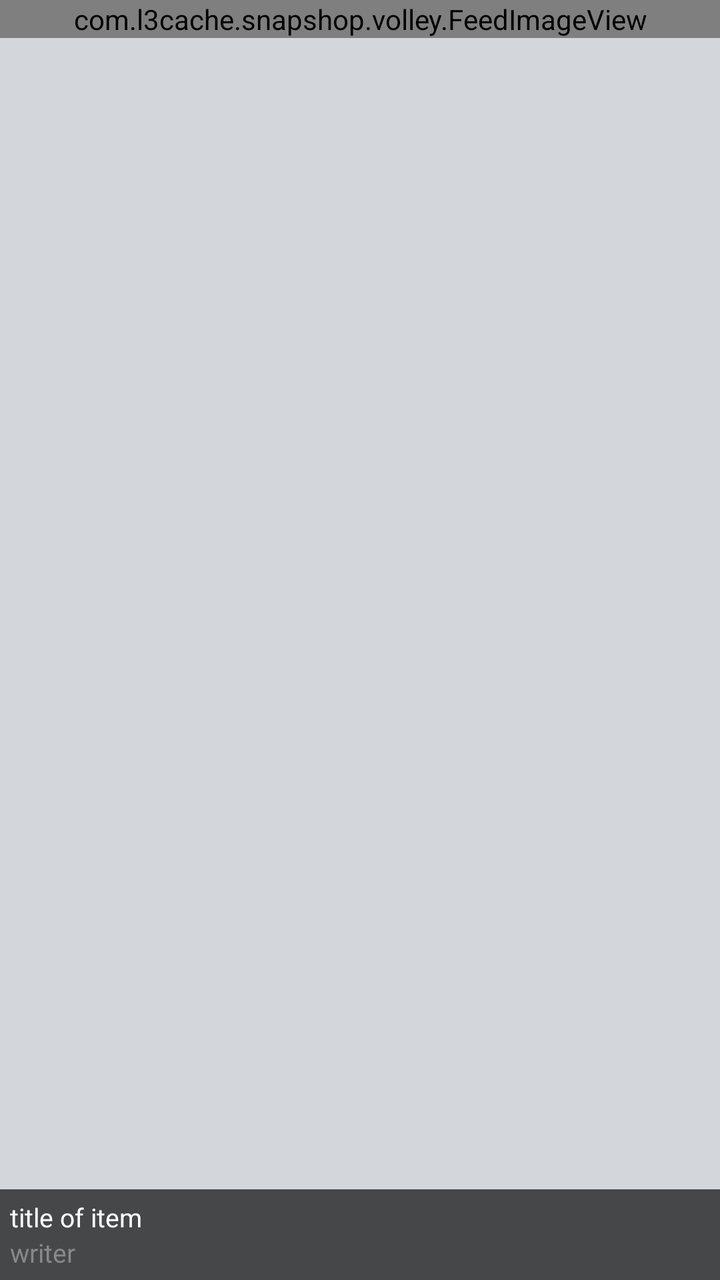
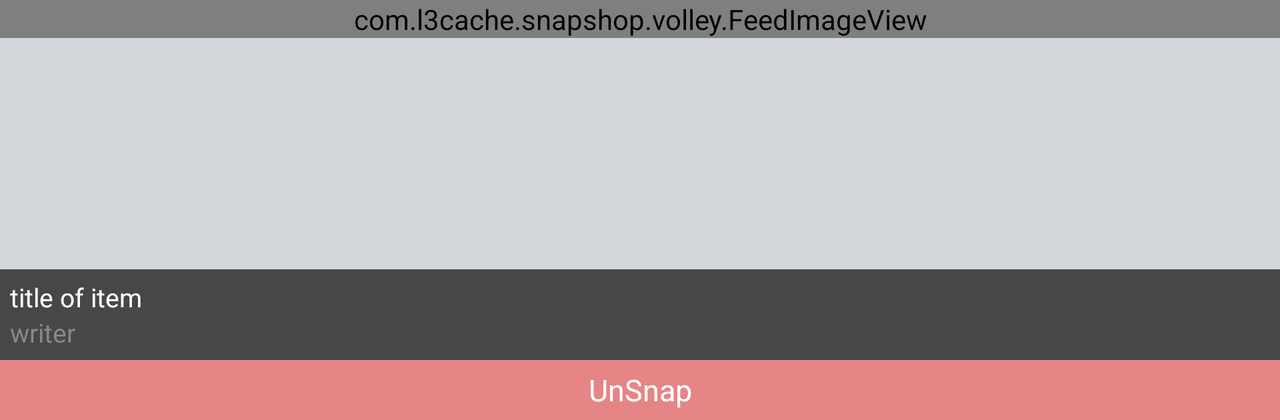

An Android layout and its configuration variant, each rendered on a device that would load it. The default file and the variant file are quoted in full after the pictures.
<!-- AndroidManifest.xml: application theme SnapActionBarTheme -->
<!-- res/layout/my_snaps_volley_list_row.xml -->
<?xml version="1.0" encoding="utf-8"?>
<RelativeLayout xmlns:android="http://schemas.android.com/apk/res/android"
    android:layout_width="match_parent"
    android:layout_height="wrap_content"
    android:background="@color/feed_bg"
    android:orientation="vertical" >
 

    <LinearLayout
        android:id="@+id/my_snap_image_container"
        android:layout_width="match_parent"
        android:layout_height="match_parent"
        android:background="@drawable/bg_parent_rounded_corner"
        android:orientation="vertical" >

        <com.l3cache.snapshop.volley.FeedImageView
            android:id="@+id/my_snap_image_view"
            android:layout_width="match_parent"
            android:layout_height="wrap_content"
            android:background="@drawable/newsfeed_feedimage"
            android:paddingLeft="1dp"
            android:paddingRight="1dp"
            android:scaleType="fitXY" />

    </LinearLayout>

    <LinearLayout
        android:id="@+id/my_snaps_text_container"
        android:layout_width="match_parent"
        android:layout_height="wrap_content"
        android:layout_alignParentBottom="true"
        android:background="#AA000000"
        android:orientation="vertical"
        android:padding="5dp" >

        <TextView
            android:id="@+id/my_snap_title_text_view"
            android:layout_width="fill_parent"
            android:layout_height="wrap_content"
            android:lines="1"
            android:text="title of item"
            android:textColor="@color/white"
            android:textSize="13sp"
            android:textStyle="normal" />

        <TextView
            android:id="@+id/my_snap_writer_text_view"
            android:layout_width="fill_parent"
            android:layout_height="wrap_content"
            android:lines="1"
            android:text="writer"
            android:textColor="@color/textLightGray"
            android:textSize="@dimen/feed_item_timestamp" />
    </LinearLayout>

</RelativeLayout>
<!-- resources referenced by this layout -->
<resources>
  <color name="feed_bg">#d3d6db</color>
  <color name="textLightGray">#888888</color>
  <color name="white">#ffffff</color>
  <dimen name="feed_item_timestamp">13dp</dimen>
  <!-- drawable newsfeed_feedimage (drawable) -->
  <?xml version="1.0" encoding="utf-8"?>
  <shape xmlns:android="http://schemas.android.com/apk/res/android"
      android:shape="rectangle" >
  
      <corners android:radius="1dp" />
  
      <stroke
          android:width="0.7dp"
          android:color="#AAAAAA" />
  
  </shape>
  <style name="SnapActionBarTheme" parent="@android:style/Theme.Holo.Light">
          <item name="android:actionBarStyle">@style/SnapActionBarTheme.ActionBar</item>
      </style>
  <style name="SnapActionBarTheme.ActionBar" parent="@android:style/Widget.Holo.Light.ActionBar">
          <item name="android:background">@drawable/actionbar_background</item>
          <item name="android:titleTextStyle">@style/SnapActionBarTheme.ActionBar.Text</item>
      </style>
  <style name="SnapActionBarTheme.ActionBar.Text" parent="@android:style/TextAppearance">
          <item name="android:textColor">@color/actionBarText</item>
      </style>
  <color name="actionBarText">#FFFFFF</color>
</resources>
<!-- res/layout-land/my_snaps_volley_list_row.xml (the repository's variant of the layout above) -->
<!-- drawn on the phone turned sideways -->
<?xml version="1.0" encoding="utf-8"?>
<RelativeLayout xmlns:android="http://schemas.android.com/apk/res/android"
    android:layout_width="match_parent"
    android:layout_height="wrap_content"
    android:background="@color/feed_bg"
    android:orientation="vertical" >
 

    <LinearLayout
        android:id="@+id/my_snap_image_container"
        android:layout_width="match_parent"
        android:layout_height="180dp"
        android:background="@drawable/bg_parent_rounded_corner"
        android:orientation="vertical" >

        <com.l3cache.snapshop.volley.FeedImageView
            android:id="@+id/my_snap_image_view"
            android:layout_width="match_parent"
            android:layout_height="wrap_content"
            android:background="@drawable/newsfeed_feedimage"
            android:paddingLeft="1dp"
            android:paddingRight="1dp"
            android:scaleType="fitXY" />
    </LinearLayout>

    <LinearLayout
        android:id="@+id/my_snaps_text_container"
        android:layout_width="match_parent"
        android:layout_height="wrap_content"
        android:layout_alignBottom="@id/my_snap_image_container"
        android:background="#AA000000"
        android:orientation="vertical"
        android:padding="5dp" >

        <TextView
            android:id="@+id/my_snap_title_text_view"
            android:layout_width="fill_parent"
            android:layout_height="wrap_content"
            android:lines="1"
            android:text="title of item"
            android:textColor="@color/white"
            android:textSize="13sp"
            android:textStyle="normal" />

        <TextView
            android:id="@+id/my_snap_writer_text_view"
            android:layout_width="fill_parent"
            android:layout_height="wrap_content"
            android:lines="1"
            android:text="writer"
            android:textColor="@color/textLightGray"
            android:textSize="@dimen/feed_item_timestamp" />
    </LinearLayout>

    <LinearLayout
        android:id="@+id/my_snaps_button_container"
        android:layout_width="match_parent"
        android:layout_height="30dp"
        android:layout_below="@id/my_snaps_text_container"
        android:orientation="horizontal" >

        <Button
            android:id="@+id/my_snaps_unsnap_button"
            android:layout_width="0dp"
            android:layout_height="match_parent"
            android:layout_weight="1"
            android:background="@drawable/my_posts_delete_button"
            android:text="UnSnap"
            android:focusable="false"
            android:focusableInTouchMode="false"
            android:textColor="@color/white"
            android:textSize="15sp" />
    </LinearLayout>

</RelativeLayout>
<!-- resources referenced by the variant -->
<!-- as the phone turned sideways resolves them -->
<resources>
  <color name="feed_bg">#d3d6db</color>
  <color name="textLightGray">#888888</color>
  <color name="white">#ffffff</color>
  <dimen name="feed_item_timestamp">13dp</dimen>
  <!-- drawable my_posts_delete_button (drawable) -->
  <?xml version="1.0" encoding="utf-8"?>
  <shape xmlns:android="http://schemas.android.com/apk/res/android"
      android:shape="rectangle" >
  
      <solid android:color="@color/snap_red" />
  
      <padding
          android:bottom="0dp"
          android:left="0dp"
          android:right="0dp"
          android:top="0dp" />
  
  </shape>
  <!-- drawable newsfeed_feedimage (drawable) -->
  <?xml version="1.0" encoding="utf-8"?>
  <shape xmlns:android="http://schemas.android.com/apk/res/android"
      android:shape="rectangle" >
  
      <corners android:radius="1dp" />
  
      <stroke
          android:width="0.7dp"
          android:color="#AAAAAA" />
  
  </shape>
  <style name="SnapActionBarTheme" parent="@android:style/Theme.Holo.Light">
          <item name="android:actionBarStyle">@style/SnapActionBarTheme.ActionBar</item>
      </style>
  <color name="snap_red">#E68585</color>
  <style name="SnapActionBarTheme.ActionBar" parent="@android:style/Widget.Holo.Light.ActionBar">
          <item name="android:background">@drawable/actionbar_background</item>
          <item name="android:titleTextStyle">@style/SnapActionBarTheme.ActionBar.Text</item>
      </style>
  <style name="SnapActionBarTheme.ActionBar.Text" parent="@android:style/TextAppearance">
          <item name="android:textColor">@color/actionBarText</item>
      </style>
  <color name="actionBarText">#FFFFFF</color>
</resources>
